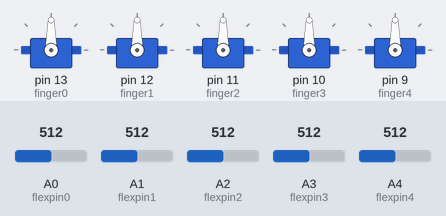
The sketch below on a simulated Arduino Uno, built with avr-gcc and run on an emulated ATmega328P. Shown: 5 × servo. The test bench sets the inputs (shaded band); at power-on: A0 (flexpin0) = 512, A1 (flexpin1) = 512, A2 (flexpin2) = 512, A3 (flexpin3) = 512, A4 (flexpin4) = 512. What the sketch prints to the serial monitor is not drawn.

Above: at 1.4 s.
1.5 s: A0 (flexpin0) set to 170
At 2.2 s:
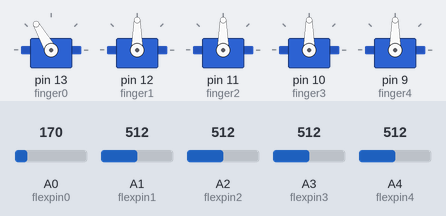
3.9 s: A1 (flexpin1) set to 170
At 4.7 s:
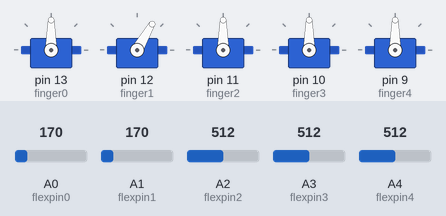
6.3 s: A2 (flexpin2) set to 170
At 7.1 s:
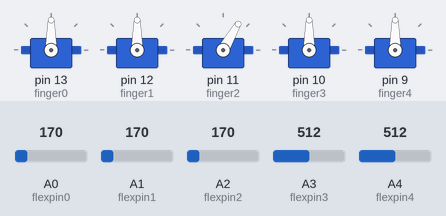
8.7 s: A3 (flexpin3) set to 170
At 9.5 s:
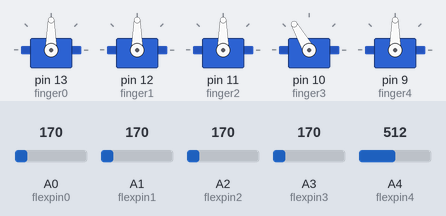
11.2 s: A4 (flexpin4) set to 170
At 12.0 s:
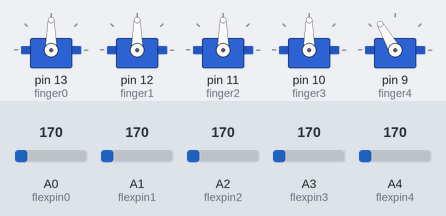
13.6 s: A0 (flexpin0) set to 190
At 14.4 s:
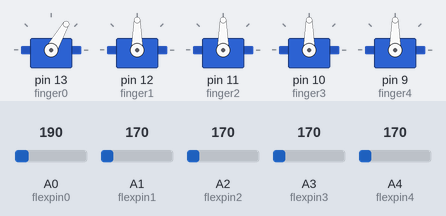
Timing chart, 0 to 16.6 s (numbered marks = the images above; inputs shaded):
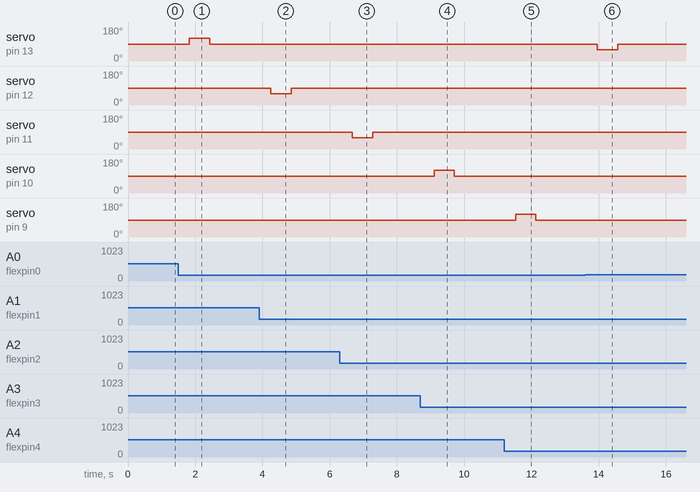

The sketch:

Kalman.ino
```cpp
class KalmanFilter {
  public:
    KalmanFilter(float processNoise, float measurementNoise, float estimationError, float initialValue) {
      Q = processNoise;
      R = measurementNoise;
      P = estimationError;
      X = initialValue;
    }

    float update(float measurement) {
      P = P + Q;
      float K = P / (P + R);
      X = X + K * (measurement - X);
      P = (1 - K) * P;

      return X;
    }

  private:
    float Q;
    float R;
    float P;
    float X;
};
```

Motionmimic_roboticArm.ino
```cpp
#include <Servo.h>

int flexpin0= A0;
int flexpin1= A1;
int flexpin2= A2;
int flexpin3= A3;
int flexpin4= A4;

Servo finger0;
Servo finger1;
Servo finger2;
Servo finger3;
Servo finger4;

bool F0=false;
bool F1=false;
bool F2=false;
bool F3=false;
bool F4=false;

void setup() {
  Serial.begin(9600);
  finger0.attach(13);
  finger1.attach(12);
  finger2.attach(11);
  finger3.attach(10);
  finger4.attach(9);
  Serial.println("setup complete");
}

void loop() {
  int flexVal0= analogRead(flexpin0);
  int flexVal1= analogRead(flexpin1);
  int flexVal2= analogRead(flexpin2);
  int flexVal3= analogRead(flexpin3);
  int flexVal4= analogRead(flexpin4);
//thumb
  if(F0&&flexVal0>180){
      finger0.write(60);//if not bent and prev bent then cw
      F0=false;
      Serial.println("0.0 ");
  }
  else if(!F0&&flexVal0<180){
      finger0.write(120);//if not bent and prev bent then ccw
      F0=true;
      Serial.println("0.1 ");
  }
//pointer
  if(F1&&flexVal1>180){
      finger1.write(120);//if not bent and prev bent then ccw
      F1=false;
      Serial.print("1.0 ");
  }
  else if(!F1&&flexVal1<180){
      finger1.write(60);//if not bent and prev bent then cw
      F1=true;
      Serial.print("1.1 ");
  }
  //middle finger
  if(F2&&flexVal2>180){
      finger2.write(120);//if not bent and prev bent then ccw
      F2=false;
      Serial.print("2.0 ");
  }
  else if(!F2&&flexVal2<180){
      finger2.write(60);//if not bent and prev bent then cw
      F2=true;
      Serial.print("2.1 ");
  }
  //ring finger
  if(F3&&flexVal3>180){
      finger3.write(60);//if not bent and prev bent then cw
      F3=false;
      Serial.print("3.0 ");
  }
  else if(!F3&&flexVal3<180){
      finger3.write(120);//if not bent and prev bent then ccw
      F3=true;
      Serial.print("3.1 ");
  }
  //pinky
  if(F4&&flexVal4>180){
      finger4.write(60);//if not bent and prev bent then cw
      F4=false;
      Serial.print("4.0 ");
  }
  else if(!F4&&flexVal4<180){
      finger4.write(120);//if not bent and prev bent then ccw
      F4=true;
      Serial.print("4.1 ");
  }

  delay(600);
  finger0.write(90);
  finger1.write(90);
  finger2.write(90);
  finger3.write(90);
  finger4.write(90);
  //delay(1000);


  Serial.print("Sensor0: ");
  Serial.print(flexVal0);
  Serial.print("  Sensor1: ");
  Serial.print(flexVal1);
  Serial.print("  Sensor2: ");
  Serial.print(flexVal2);
  Serial.print("  Sensor3: ");
  Serial.print(flexVal3);
  Serial.print("  Sensor4: ");
  Serial.print(flexVal4);
  Serial.println();
 // delay(1000);


}
```

Measured:
- after the input at 1.5 s, servo on pin 13 (finger0): 90° → 120° after 0.32 s, → 90° 0.61 s later
- after the input at 3.9 s, servo on pin 12 (finger1): 90° → 60° after 0.35 s, → 90° 0.60 s later
- after the input at 6.3 s, servo on pin 11 (finger2): 90° → 60° after 0.38 s, → 90° 0.60 s later
- after the input at 8.7 s, servo on pin 10 (finger3): 90° → 120° after 0.41 s, → 90° 0.60 s later
- after the input at 11.2 s, servo on pin 9 (finger4): 90° → 120° after 0.33 s, → 90° 0.60 s later
- after the input at 13.6 s, servo on pin 13 (finger0): 90° → 60° after 0.36 s, → 90° 0.61 s later
